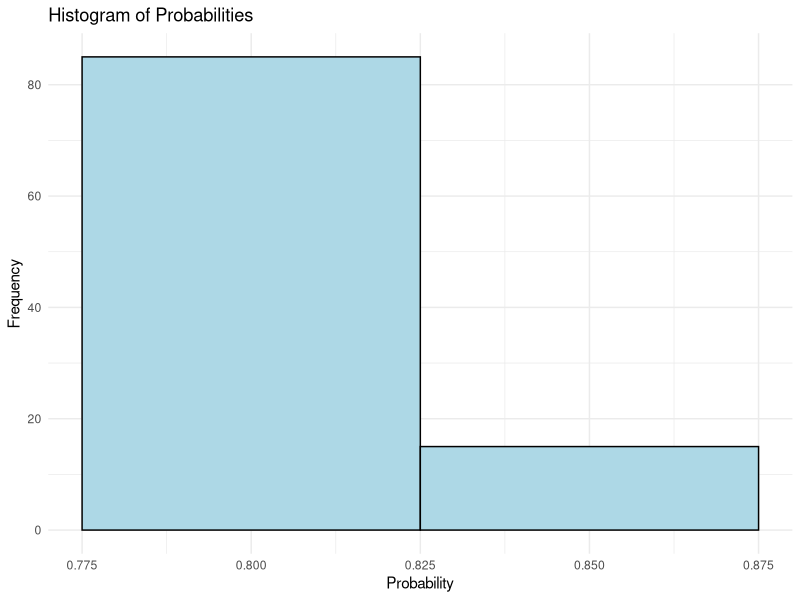

Reproduce this figure in R.
## ---- chunk 1
# Load necessary libraries
library(ggplot2)

# Set seed for reproducibility
set.seed(123)
## ---- chunk 2
# Function to simulate the birthday problem
simulate_birthdays <- function(class_size = 35) {
  # Generate random birthdays for the class
  birthdays <- sample(1:365, class_size, replace = TRUE)
  
  # Check for duplicates
  any_duplicated <- length(unique(birthdays)) < class_size
  
  # Return TRUE if there are duplicates, FALSE otherwise
  return(any_duplicated)
}

# Number of simulations
n_simulations <- 100

# Vector to store probabilities
probabilities <- numeric(n_simulations)

# Run simulations
for (i in 1:n_simulations) {
  # Count how many times at least one duplicate birthday occurs
  duplicates_count <- sum(replicate(1000, simulate_birthdays()))
  
  # Calculate probability
  probabilities[i] <- duplicates_count / 1000
}

# Display probabilities
probabilities
## ---- chunk 3
# Plot histogram of probabilities
ggplot(data.frame(probabilities), aes(x = probabilities)) +
  geom_histogram(binwidth = 0.05, fill = "lightblue", color = "black") +
  labs(title = "Histogram of Probabilities", x = "Probability", y = "Frequency") +
  theme_minimal()
## ---- chunk 4
# Calculate mean of probabilities
mean_probability <- mean(probabilities)

# Print mean
cat("Mean = ", mean_probability, "\n")

# Calculate 95% confidence interval
ci <- quantile(probabilities, probs = c(0.025, 0.975))

# Print confidence interval
cat("95% Confidence Interval: [", ci[1], ", ", ci[2], "]\n")
## ---- chunk 5
EV= mean_probability*26-(1-mean_probability)*26
print(paste("ev=",EV))
## ---- chunk 6
FAIR=(mean_probability)/(1-mean_probability)
print(paste("fairbet=",FAIR))
